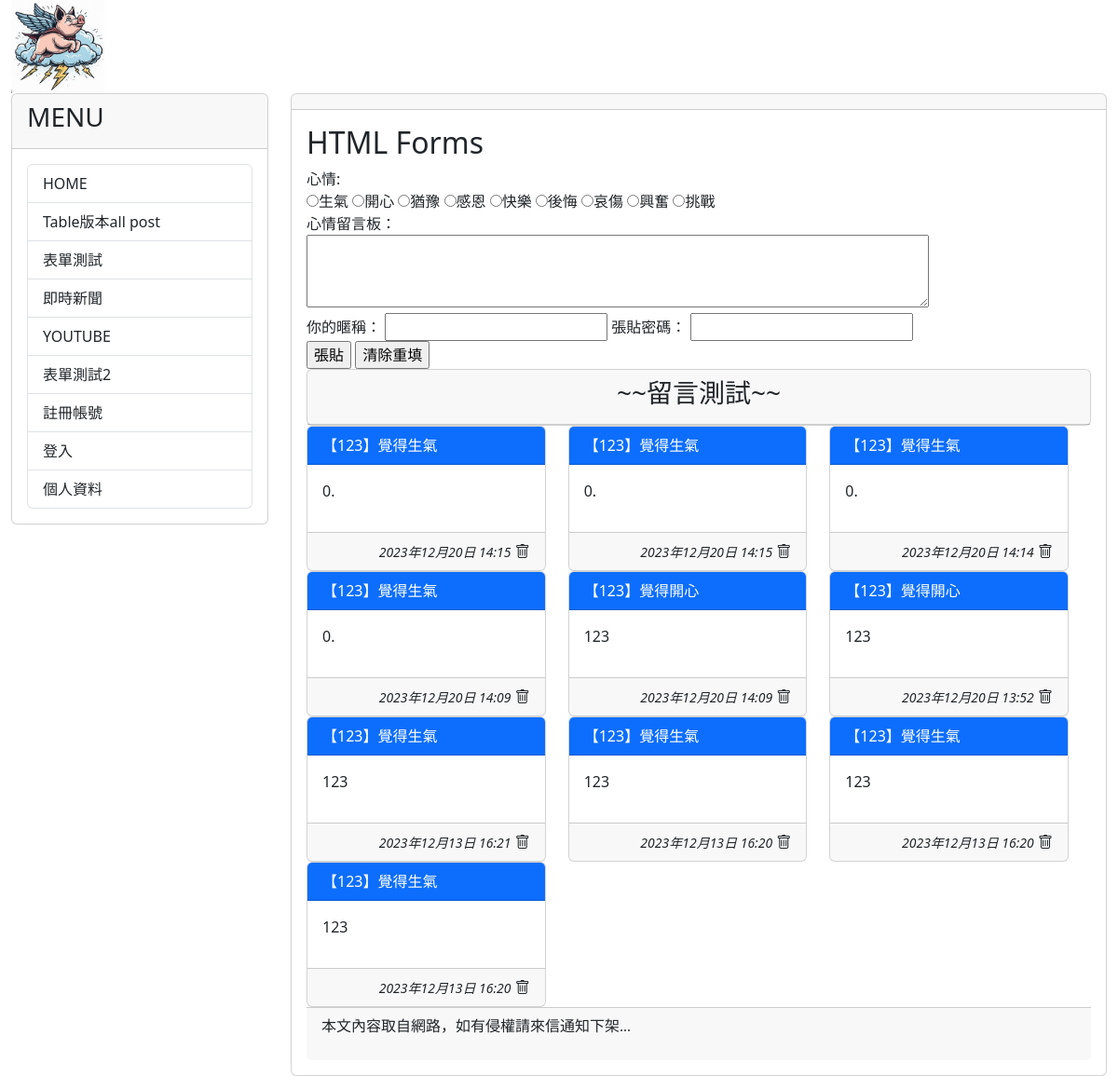
Page /test/ on the committed database.
### mytest/models.py (models this page shows, shortened)
class Mood(models.Model):
    status = models.CharField(max_length=10, null=False)
    def __str__(self):
        return self.status

class Post(models.Model):
    mood = models.ForeignKey('Mood', on_delete=models.CASCADE)
    nickname = models.CharField(max_length=10, default='不願意透漏身份的人')
    message = models.TextField(null=False)
    del_pass = models.CharField(max_length=10)
    pub_time = models.DateTimeField(auto_now=True)
    enabled = models.BooleanField(default=True)

### mytest/views.py (the view, shortened to what this page needs)
# urls.py: path('test/', testv.index, name="test-new"),
def index(request):
    posts = Post.objects.filter(enabled=True).order_by('-pub_time')[:30]
    moods = Mood.objects.all()
    if request.method == 'GET':
        return render(request, 'myform.html', locals())
    else:
        message = 'post/get 出現錯誤'
        return render(request, 'myform.html', locals())

### mytest/templates/myform.html (shortened to what this page needs)
{% extends "base2.html" %}
{% block content %}
  <h2>HTML Forms</h2>
  <form action="" method="post">
    <label for="title">心情:</label><br>
    {% for m in moods %}
    <input type='radio' name='mood' value='{{ m.status }}'>{{ m.status }}</input>
    {% endfor %}
    <br>
    心情留言板：<br/>
    <textarea name='user_post' rows=3 cols=70></textarea>
    <br/>
    <label for='user_id'>你的暱稱：</label>
    <input id='user_id' type='text' name='user_id'>
    <label for='user_pass'>張貼密碼：</label>
    <input id='user_pass' type='password' name='user_pass'><br/>
    <input type='submit' value='張貼'>
    <input type='reset' value='清除重填'>
  </form>
  <div class='row'>
    <div class='col-md-12'>
        <div class='card'>
            <div class='card-header' align=center>
            <h3>~~留言測試~~</h3>
        </div>
    </div>
  </div>
  <div class="row">
    {% for p in posts %}
     <div class="col-sm-12 col-md-4">
        <div class='card'>
            <div class='card-header text-white bg-primary'>【{{ p.nickname }}】覺得{{ p.mood }}</div>
            <div class='card-body'>{{ p.message | linebreaks }}</div>
            <div class='card-footer' align='right'>
                <i><small>{{ p.pub_time }}</small></i>
                <i class="bi bi-trash"  onclick='go_delete({{p.id}})'></i>
            </div>
        </div>
    </div>
    {% empty %}
        目前沒有任何心情留言
    {% endfor %}
  </div>
  {% endblock content %}

### rows in the picture
Mood: status "生氣"
Mood: status "開心"
Mood: status "猶豫"
Mood: status "感恩"
Mood: status "快樂"
Mood: status "後悔"
Mood: status "哀傷"
Mood: status "興奮"
Mood: status "挑戰"
Post: nickname "123", mood "生氣", message "0.", pub_time "2023年12月20日 14:15"
Post: nickname "123", mood "生氣", message "0.", pub_time "2023年12月20日 14:15"
Post: nickname "123", mood "生氣", message "0.", pub_time "2023年12月20日 14:14"
Post: nickname "123", mood "生氣", message "0.", pub_time "2023年12月20日 14:09"
Post: nickname "123", mood "開心", message "123", pub_time "2023年12月20日 14:09"
Post: nickname "123", mood "開心", message "123", pub_time "2023年12月20日 13:52"
Post: nickname "123", mood "生氣", message "123", pub_time "2023年12月13日 16:21"
Post: nickname "123", mood "生氣", message "123", pub_time "2023年12月13日 16:20"
Post: nickname "123", mood "生氣", message "123", pub_time "2023年12月13日 16:20"
Post: nickname "123", mood "生氣", message "123", pub_time "2023年12月13日 16:20"
